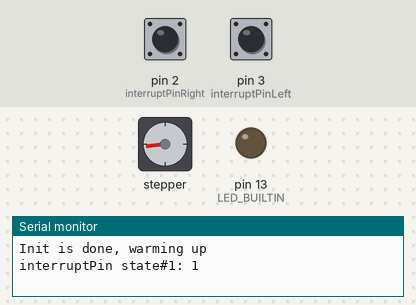
A sketch run on a simulated Arduino Uno, built with avr-gcc and run on an emulated ATmega328P. Shown: stepper motor, output pins drawn as LEDs (lit = HIGH), the last lines printed to the serial monitor. Wiring (inferred from the names in the program): stepper motor driver (200 steps per turn assumed): step pin 5; direction pin 4. The inputs (shaded band) are chosen by the test bench; at power-on: pin 3 (interruptPinLeft) HIGH, pin 2 (interruptPinRight) HIGH. Pins used as bus, display or sensor lines are not drawn.

Above: at 0.8 s.
0.9 s: pin 3 (interruptPinLeft) pulled LOW for 0.15 s
At 3.8 s:
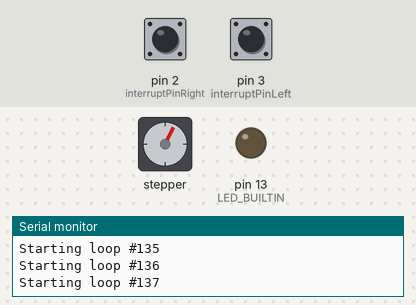
3.9 s: pin 2 (interruptPinRight) pulled LOW for 3.2 s
At 7.29 s:
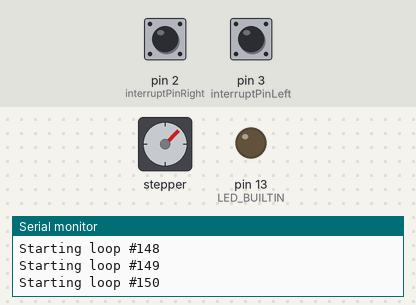
10.1 s: pin 2 (interruptPinRight) pulled LOW for 0.15 s
At 10.75 s:
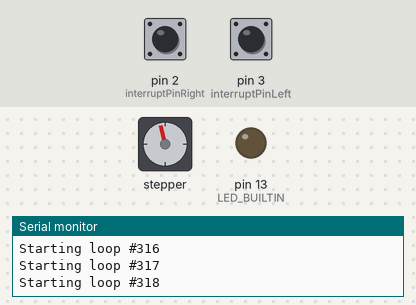
13.2 s: pin 3 (interruptPinLeft) pulled LOW for 1 s
At 17.1 s:
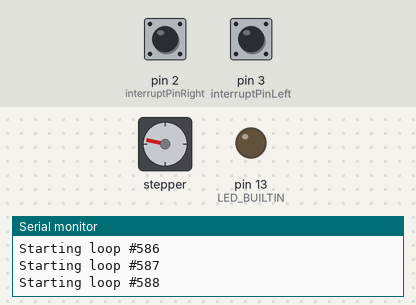
17.2 s: pin 2 (interruptPinRight) pulled LOW for 1 s
21.2 s: pin 3 (interruptPinLeft) pulled LOW for 0.15 s
Timing chart, 0 to 36.3 s (numbered marks = the images above; inputs shaded):
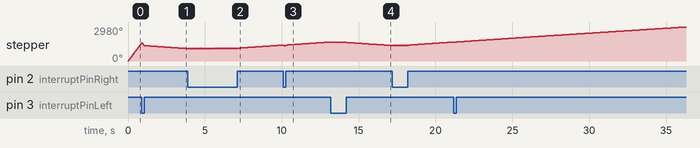

The sketch:

proto_1_experemental_interupt_fix.ino
```cpp
#define interruptPinLeft 3   //0 left, react on +
#define interruptPinRight 2  //1 right, react on +
volatile byte stateInterruptLeft = LOW; // unused
volatile byte stateInterruptRight = LOW; // unused
volatile int InterruptLeftHitCount = 0;
volatile int InterruptRightHitCount = 0;
volatile unsigned long LastInterruptLeftHitTime = 0;
volatile unsigned long LastInterruptRightHitTime = 0;

int steps_done;

#define driveONEDirPin 4 //2
#define driveONEStepPin 5  //3
unsigned int LoopCounter;

template <typename T>
Print& operator<<(Print& printer, T value)
{
    printer.print(value);
    return printer;
}

int driveONEstepsPerRota = 200; // steps per 1 rotation
double driveONEmmPerRota = 3.5; // mm per 1 rotation // REQ CALIBRATION

// -----INPUT-----
double driveONEdistanceMM = 10; // TO GO in mm
double driveONESpeed = 10.0; // Speed in mm/sec
bool driveONEStartDir = false; // true = HIGH (right, in), false = LOW (left, out) // REQ CALIBRATION
// ---------------

// -----Modes-----
#define PulsCalcMode 2

// PulsCalcMode 1: calc puls\pause by percent
double driveONETimePulsPercent = 0.4; //how long to send signal, float // REQ CALIBRATION
double driveONETimePausePercent = 1 - driveONETimePulsPercent; //pause before and after signal, float // REQ CALIBRATION

// PulsCalcMode 2: calc puls\pause time by fixed length
int driveONEFixedPulsTimeUS = 64; //us
int driveONEWarmingFixedPulsTimeUS = 64; //us
int driveONEWarmingFixedPauseTimeUS = 929; //us
// ---------------

int driveNum;

struct driveInfo {
  int num;
  int dirPin;
  int stepPin;
  bool currentDir;
  bool startDir;
  double stepsPerMM;
  int stepsTOgo;
  int expectedWorkTimeMS;
  unsigned long expectedStepDurationMS;
  double timePulsMS;
  double timePauseMS;
  double selfcorrectionUS;

};

struct driveInfo driveOne;


struct driveInfo GetDriveInfo(int driveNum){
   // Defining driveDirPin and driveCurrentDir
  struct driveInfo _driveInfo;
  if (driveNum == 1){
    _driveInfo.num = 1;
    _driveInfo.dirPin = driveONEDirPin;
    _driveInfo.startDir = driveONEStartDir;
    _driveInfo.stepPin = driveONEStepPin;

    _driveInfo.stepsPerMM = 1.0 / (driveONEmmPerRota / driveONEstepsPerRota); // REQ CALIBRATION 45.71428! #TODO: do smth with float
    _driveInfo.stepsTOgo = driveONEdistanceMM * _driveInfo.stepsPerMM;
    _driveInfo.expectedWorkTimeMS = (driveONEdistanceMM / driveONESpeed) * 1000; // MICRO SECONDS of work of driveOne
    _driveInfo.expectedStepDurationMS = _driveInfo.expectedWorkTimeMS / _driveInfo.stepsTOgo;

    if (PulsCalcMode == 1){

      _driveInfo.timePulsMS = _driveInfo.expectedStepDurationMS * driveONETimePulsPercent;
      _driveInfo.selfcorrectionUS = (3.50 * 2) + 50.0;
      _driveInfo.timePauseMS = (_driveInfo.expectedStepDurationMS * driveONETimePausePercent * 1000) - _driveInfo.selfcorrectionUS;
      }
    else if (PulsCalcMode == 2){
      _driveInfo.timePulsMS = driveONEFixedPulsTimeUS;
      _driveInfo.selfcorrectionUS = (3.50 * 2); //+ 50.0;
      _driveInfo.timePauseMS = (_driveInfo.expectedStepDurationMS * 1000) - _driveInfo.timePulsMS - _driveInfo.selfcorrectionUS;
    };

  return _driveInfo;
  }
}

void(* resetFunc) (void) = 0; //declare reset function at address 0

struct driveInfo Go(struct driveInfo _driveInfo) {

  if (_driveInfo.timePulsMS <= 0){
    while (1){
      Serial << "Wrong rotation settings! timePuls < 0ms: " << _driveInfo.timePulsMS  << "\n";
      blinkStart(200);
    }
  }

  unsigned int i;
  Serial << "GO: steps: " << _driveInfo.stepsTOgo << ", puls " << _driveInfo.timePulsMS << " us, pause " << _driveInfo.timePauseMS << " us, selfcorrection: " << _driveInfo.selfcorrectionUS << " us" << "\n";
  long int gt1 = millis();
  for ( i = 0; i < _driveInfo.stepsTOgo; i++ ){
    digitalWrite(_driveInfo.stepPin, HIGH);
    // PORTD = PORTD | B01000000;
    //delay(_driveInfo.timePulsMS);
    delayMicroseconds(_driveInfo.timePulsMS);
    digitalWrite(_driveInfo.stepPin, LOW);
    //PORTD = PORTD & B01000000;
    delayMicroseconds((_driveInfo.timePauseMS));
  }
  long int gt2 = millis();
  double overtime = (gt2-gt1) - _driveInfo.expectedWorkTimeMS;
  if (overtime != 0){
     _driveInfo.selfcorrectionUS += (overtime/_driveInfo.stepsTOgo)*1000;
    _driveInfo.timePauseMS -= (overtime/_driveInfo.stepsTOgo)*1000;
  }
  Serial << "GO: expected: " << _driveInfo.expectedWorkTimeMS << " ms, actual: " <<  _driveInfo.expectedWorkTimeMS + overtime  << " ms" << "\n";
  return _driveInfo;
}

void blinkStart(int t){
  unsigned int i;

   for ( i = 0; i < 5; i++ ){
    digitalWrite(LED_BUILTIN, HIGH);
    delay(t);
    digitalWrite(LED_BUILTIN, LOW);
    delay(t);
   }
}

struct driveInfo SetDirection(struct driveInfo _driveInfo) {
  if (_driveInfo.startDir == true) {
    _driveInfo.currentDir = true;}
  else {
    _driveInfo.currentDir = false;};
  digitalWrite(_driveInfo.dirPin, _driveInfo.currentDir);
  return _driveInfo;
}

struct driveInfo ChangeDirection(struct driveInfo _driveInfo) {
  if (_driveInfo.currentDir) {
    _driveInfo.currentDir = false;}
  else {
    _driveInfo.currentDir = true;};
  digitalWrite(_driveInfo.dirPin, _driveInfo.currentDir);
  return _driveInfo;
}


void FixInter(struct driveInfo _driveInfo){
  //delay(99999999);
  int steps_done_fix = 0;
  while (steps_done_fix < 22){
        digitalWrite(driveOne.stepPin, HIGH);
        delayMicroseconds(driveONEWarmingFixedPulsTimeUS);
        digitalWrite(driveOne.stepPin, LOW);
        delayMicroseconds((driveONEWarmingFixedPauseTimeUS));
        steps_done_fix++;
      }
}

void FixInterrupt() {
      /*
  if (millis() - LastInterruptLeftHitTime >= 100) {
    LastInterruptLeftHitTime = millis();
    InterruptLeftHitCount++;
    }
  if (InterruptLeftHitCount >= 1) {
  */
     Serial << "FixInt: cd:" << driveOne.currentDir << steps_done <<   "\n";
     driveOne = ChangeDirection(driveOne);
     FixInter(driveOne);
     Serial << "FixInt_end: " << driveOne.currentDir << "\n";
    }
  // }

void FixInterruptRight() {
   /*if (millis() - LastInterruptRightHitTime >= 100) {
    LastInterruptLeftHitTime = millis();
    InterruptRightHitCount++;
    }
  if (InterruptRightHitCount >= 1) {
   */
    int steps_done_fix = 0;
    Serial << "FixIntR_start: " << driveOne.currentDir << ", "  << driveONEWarmingFixedPulsTimeUS << ", " << driveONEWarmingFixedPauseTimeUS << ", " << steps_done_fix <<  "\n";

     //driveOne = ChangeDirection(driveOne);
     driveOne.currentDir = !driveOne.currentDir;
      digitalWrite(driveOne.dirPin, !driveOne.currentDir);
     delay(99999999);

      while (steps_done_fix < 22){
        digitalWrite(driveOne.stepPin, HIGH);
        delayMicroseconds(driveONEWarmingFixedPulsTimeUS);
        digitalWrite(driveOne.stepPin, LOW);
        delayMicroseconds((driveONEWarmingFixedPauseTimeUS));
        steps_done_fix++;
      }
          Serial << "FixIntR_end: " << driveOne.currentDir <<  ", " << steps_done_fix << "\n";
    }
  // }


void setup() {
  Serial.begin(9600);
  // Setting pins as OUTPUT
  pinMode(driveONEDirPin, OUTPUT);
  pinMode(driveONEStepPin, OUTPUT);
  pinMode(LED_BUILTIN, OUTPUT);

   // Setting all Pboard ports to LOW
  PORTD = B00000000;

  driveOne = GetDriveInfo(1);
  driveOne = SetDirection(driveOne);

  Serial.println("Init is done, warming up");
  pinMode(interruptPinLeft, INPUT_PULLUP);
  pinMode(interruptPinRight, INPUT_PULLUP);

  driveOne = WarmingUp(driveOne);

    // interruptions
  Serial.println("Warming up is done, setting interruptions up");
  attachInterrupt(digitalPinToInterrupt(interruptPinLeft), FixInterrupt, LOW);
  attachInterrupt(digitalPinToInterrupt(interruptPinRight), FixInterrupt, LOW);


  Serial.println("Setup is done, starting the main programm");
}


struct driveInfo WarmingUp(struct driveInfo _driveInfo) {
  // Move drive to oposite  the untill interruptPinLeft will rise
  // bool _direction = !_driveInfo.startDir;
  int steps_done_1 = 0;
  int steps_done_2 = 0;
  int interruptPin_1;
  struct driveInfo _drive;

  if (_driveInfo.startDir){
    interruptPin_1 = interruptPinRight;
  }
  else {
    interruptPin_1 = interruptPinLeft;
  };
  _drive = ChangeDirection(_driveInfo);

  Serial << "interruptPin state#1: " << digitalRead(interruptPin_1) << "\n";
  while (digitalRead(interruptPin_1)){
    digitalWrite(_driveInfo.stepPin, HIGH);
    delayMicroseconds(driveONEWarmingFixedPulsTimeUS);
    digitalWrite(_driveInfo.stepPin, LOW);
    delayMicroseconds((driveONEWarmingFixedPauseTimeUS));
    steps_done_1++;
  };

  _drive = ChangeDirection(_drive);
  Serial << "interruptPin state#2: " << digitalRead(interruptPin_1) << "\n";

    /*
    for (int i = 0; i <= 100; i++) {
      digitalWrite(_driveInfo.stepPin, HIGH);
      delayMicroseconds(driveONEWarmingFixedPulsTimeUS);
      digitalWrite(_driveInfo.stepPin, LOW);
      delayMicroseconds((driveONEWarmingFixedPauseTimeUS));
      steps_done_2++;
    };  */
    while (!digitalRead(interruptPin_1)){
    digitalWrite(_driveInfo.stepPin, HIGH);
    delayMicroseconds(driveONEWarmingFixedPulsTimeUS);
    digitalWrite(_driveInfo.stepPin, LOW);
    delayMicroseconds((driveONEWarmingFixedPauseTimeUS));
    steps_done_2++;
  };

  Serial << "interruptPin state#3: " << digitalRead(interruptPin_1) << "\n";
  Serial << "Warming up drive #" << _drive.num << " is done in " << steps_done_1 << " + " << steps_done_2 << " steps" << '\n';
  return _drive;
}


void loop() {

  LoopCounter++;
  Serial << "Starting loop #" << LoopCounter << '\n';
   /*
  blinkStart(500);
  digitalWrite(LED_BUILTIN, HIGH);
  long int t1 = millis();
  */


  digitalWrite(driveOne.stepPin, HIGH);
  delayMicroseconds(driveOne.timePulsMS);
  digitalWrite(driveOne.stepPin, LOW);
  delayMicroseconds(driveOne.timePauseMS);

  /*

  driveOne = ChangeDirection(driveOne);
  long int t2 = millis();
  Serial.print("Loop took "); Serial.print(float(t2-t1)/1000); Serial << " sec" << '\n';
  delay(99999999);
  */
}
```
